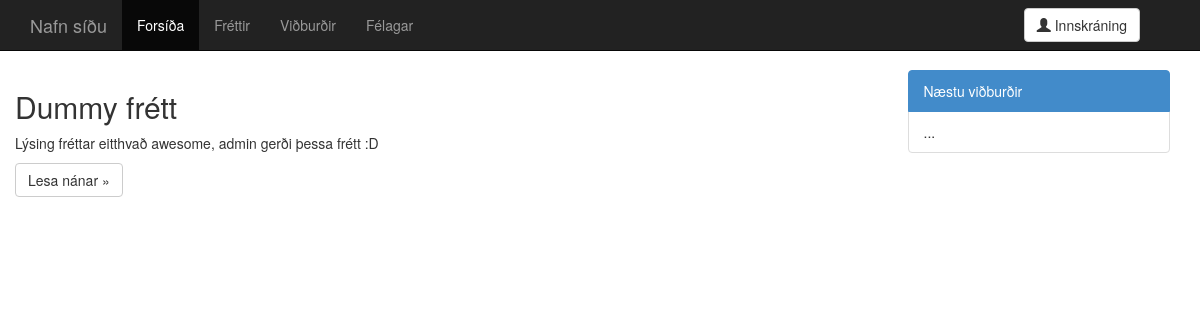
Before: / with the older database file.
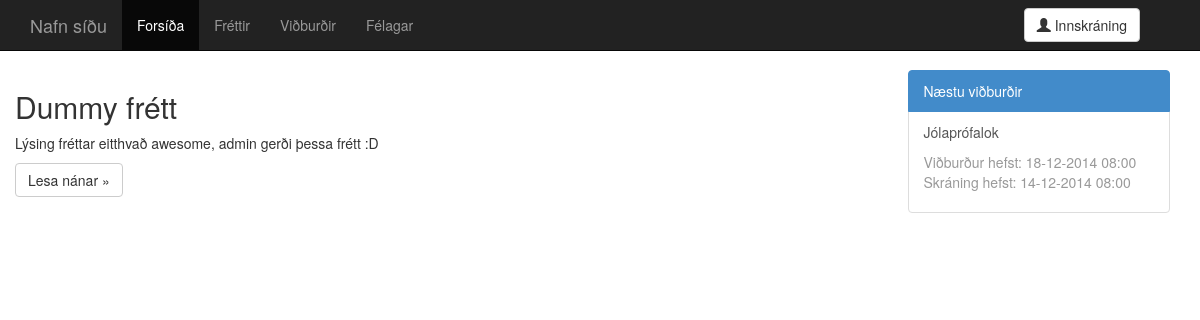
After: the same page with the newer database file.
### tables this page shows
CREATE TABLE 'news' (
  'news_id' integer NOT NULL,
  'title' text,
  'description' text,
  'date_created' integer,
  'date_edited' integer,
  'creator' integer,
  'last_editor' integer,
  PRIMARY KEY ('news_id')
);

CREATE TABLE 'events' (
  'event_id' integer NOT NULL,
  'title' text,
  'start' integer,
  'end' integer,
  'registration_start' integer,
  'registration_end' integer,
  'description' text,
  'location' text,
  'seats' integer,
  'date_created' integer,
  'date_edited' integer,
  'creator' integer,
  'last_editor' integer,
  'open_mod_registration' integer,
  PRIMARY KEY ('event_id')
);

### parts/index.recent.news.php (the view, shortened to what this page needs)
<?php
$query = $db->prepare("SELECT title,description,date_created,date_edited,creator,last_editor,news_id FROM news ORDER BY date_created LIMIT 0, 5;");
$query->execute();
$result = $query->fetchAll();
if (0 < count($result)) {
  foreach($result as $row_data) {
    $title = $row_data["title"];
    $description = nl2br($row_data["description"]);
    $news_id = $row_data["news_id"];
    echo <<<_END
            <div class="fretta_haldari">
              <h2>$title</h2>
              <p>$description</p>
              <p><a class="btn btn-default" href="news.single.php?id=$news_id" role="button">Lesa nánar &raquo;</a></p>
            </div>
_END;
  }
}
else {
  echo <<<_END
              <p>Engar fréttir skráðar.</p>
_END;
}
?>

### parts/index.sidebar.events.php (shortened to what this page needs)
<?php
$now = time();
$query = $db->prepare("SELECT title,start,end,registration_start,registration_end,description,location,seats,event_id FROM events WHERE end > :now ORDER BY start LIMIT 0, 5;");
$query->execute(array('now' => $now));
$result = $query->fetchAll();
if (0 < count($result)) {
  foreach($result as $row_data) {
    $title = $row_data["title"];
    $start = date("d-m-Y H:i", $row_data["start"]);
    $registration_start = date("d-m-Y H:i", $row_data["registration_start"]);
    $event_id = $row_data["event_id"];
    echo <<<_END
              <a href="event.php?id=$event_id" class="list-group-item">
                <p>$title</p>
                <p class="text-muted">
                  Viðburður hefst: $start <br />
                  Skráning hefst: $registration_start
                </p>
              </a>
_END;
  }
}
else {
  echo <<<_END
              <li class="list-group-item">...</li>
_END;
}
?>

Changed rows visible on the page:
now on this page (row edited): events: title "Jólaprófalok", start "18-12-2014 08:00", registration_start "14-12-2014 08:00"
